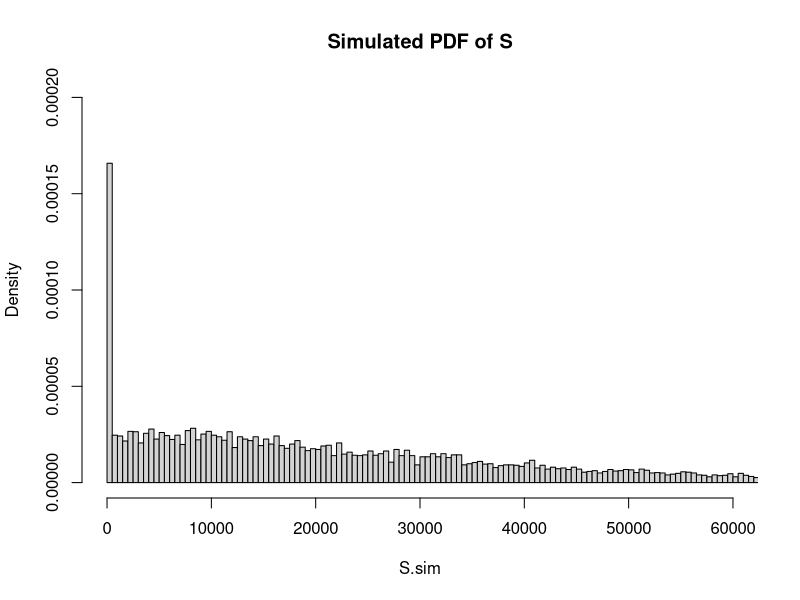

Here is the R script that generated this plot:

# Individual risk model

# Simulating claims using the individual risk model
# Example
set.seed(54321)
a.s <- 200; l.s <- 0.8; q.s <- 0.002
a.n <- 300; l.n <- 0.4; q.n <- 0.001

x <- c(rgamma(250, shape = a.s, rate = l.s),
       rgamma(750, shape = a.n, rate = l.n))

death <- c(rbinom(250, size = 1, prob = q.s),
           rbinom(750, size = 1, prob = q.n))

sim <- x*death
sim <- sum(sim)

# summary
set.seed(54321)

a.s <- 200; l.s <- 0.8; q.s <- 0.002
a.n <- 300; l.n <- 0.4; q.n <- 0.001

sims <- 500
S.sim <- rep(NA, sims)

for (j in 1:sims) {
  
  x <- c(rgamma(250, shape = a.s, rate = l.s), rgamma(750, shape = a.n, rate = l.n))
  
  death <- c(rbinom(250, size = 1, prob = q.s), rbinom(750, size = 1, prob = q.n))
  
  sim <- x*death
  sim <- sum(sim)
  S.sim[j] <- sim
  
}

quantile(S.sim, 0.9)

# Question
set.seed(54321)

rate1 <- 0.005; q.1 <- 0.001
rate2 <- 0.006; q.2 <- 0.002
rate3 <- 0.007; q.3 <- 0.003

sims <- 5000
S.sim <- rep(NA, sims)

for (j in 1:sims) {
  
  x <- c(rexp(30, rate1), rexp(50, rate2), rexp(20, rate3))
  
  death <- c(rbinom(30, 1, q.1), rbinom(50, 1, q.2), rbinom(20, 1, q.3))
  
  sim <- x*death
  sim <- sum(sim)
  S.sim[j] <- sim
}
length(S.sim[S.sim > 100])/length(S.sim)

# Excess of loss reinsurance
y <- pmin(x, 200)
sim <- y*death
set.seed(54321)

a.s <- 200; l.s <- 0.8; q.s <- 0.002
a.n <- 300; l.n <- 0.4; q.n <- 0.001

sims <- 500
S.sim <- rep(NA, sims)

for (j in 1:sims) {
  
  x <- c(rgamma(250, shape = a.s, rate = l.s), rgamma(750, shape = a.n, rate = l.n))
  
  y <- pmin(x,200)
  
  death <- c(rbinom(250, size = 1, prob = q.s), rbinom(750, size = 1, prob = q.n))
  
  sim <- y*death
  sim <- sum(sim)
  S.sim[j] <- sim
}
quantile(S.sim, 0.9)

# Proportional reinsurance
# Question

set.seed(54321)

a.s <- 200; l.s <- 0.8; q.s <- 0.002
a.n <- 300; l.n <- 0.4; q.n <- 0.001

sims <- 500
S.sim <- rep(NA, 500)

for (j in 1:500) {
  
  x <- c(rgamma(250, shape = a.s, rate = l.s), rgamma(750, shape = a.n, rate = l.n))
  
  z <- 0.2*x
  
  death <- c(rbinom(250, size = 1, prob = q.s), rbinom(750, size = 1, prob = q.n))
  
  sim <- z*death
  sim <- sum(sim)
  S.sim[j] <- sim
}

mean(S.sim)

# Question 19-20.4

probability.of.claim <- read.table("IRM.txt", header = T)[, 2]
exponential.parameter <- read.table("IRM.txt", header = T)[, 3]

# Part (i)
E.Si <- probability.of.claim/exponential.parameter
sum(E.Si)

# Part (ii)

# a)
death <- rbinom(500, 1, probability.of.claim)
x <- rexp(500, rate = exponential.parameter)
sim <- x*death
sim <- sum(sim)

set.seed(5)
sims <- 10000
S.sim <- rep(NA, sims)

for (i in 1:sims) {
  death <- rbinom(500, 1, probability.of.claim)
  x <- rexp(500, rate = exponential.parameter)
  sim <- x*death
  sim <- sum(sim)
  S.sim[i] <- sim    
}

#b)

lower.bound <- sum(E.Si)*0.9
lower.bound
upper.bound <- sum(E.Si)*1.1
upper.bound

length(S.sim[S.sim >= lower.bound & S.sim <= upper.bound])/length(S.sim)

# Part (iii)(a)
q <- 1 - probability.of.claim
prod(q)
instances.of.0 <- length(S.sim[S.sim == 0])
instances.of.0
(instances.of.0/10000)/prod(q) - 1

# Part (iii)(b)
summary(probability.of.claim)

# Part (iii)(b) alternative solution
hist(S.sim, breaks = 500, freq = FALSE, xlim = c(0, 60000),
     ylim = c(0, 0.0002), main = "Simulated PDF of S")

# Question 19-20.5

set.seed(1812)
q <- runif(200, 0, 0.01)
mu <- runif(200, 5, 13)
sigma <- runif(200, 0.5, 0.8)
policies <- cbind(q, mu, sigma)

# Part (i)
set.seed(1854)

sims <- 5000
SR.sim <- rep(NA, sims)

for (i in 1:sims) {
  death <- rbinom(200, 1, policies[, 1])
  x <- rlnorm(200, meanlog = policies[, 2], sdlog = policies[, 3])
  z <- pmax(0, x - 60000)
  sim <- z*death
  sim <- sum(sim)
  SR.sim[i] <- sim    
}
mean(SR.sim)

# Part (ii)
set.seed(1854)

sims <- 5000
S.sim <- rep(NA, sims)

for (i in 1:sims) {
  death <- rbinom(200, 1, policies[, 1])
  x <- rlnorm(200, meanlog = policies[, 2], sdlog = policies[, 3])
  sim <- x*death
  sim <- sum(sim)
  S.sim[i] <- sim    
}
SR.sim <- pmax(0, S.sim - 300000)
mean(SR.sim)